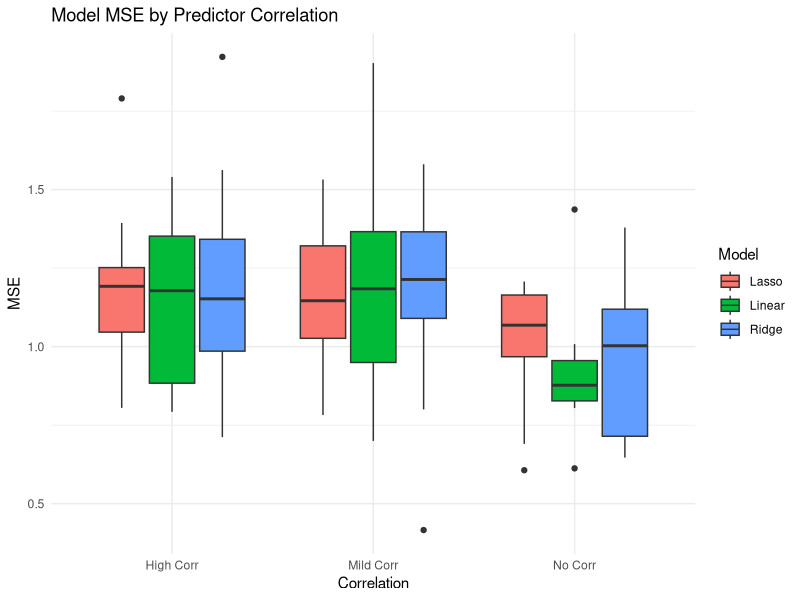

R code for this plot:
## ---- chunk 1
library(tidyverse)
library(glmnet)
library(broom)
set.seed(111)
## ---- chunk 2
generate_data <- function(n = 100, correlation = 0.0) {
  sigma <- matrix(c(1, correlation, correlation, 1), nrow = 2)
  predictors <- MASS::mvrnorm(n, mu = c(0, 0), Sigma = sigma)
  x1 <- predictors[, 1]
  x2 <- predictors[, 2]
  noise <- rnorm(n)
  y <- 0 * x1 + 4 * x2 + noise
  tibble(x1 = x1, x2 = x2, y = y)
}
## ---- chunk 3
correlations <- tibble(
  label = c("No Corr", "Mild Corr", "High Corr"),
  rho = c(0.0, 0.5, 0.99)
)

models <- c("Linear", "Ridge", "Lasso")

simulate_one <- function(df, model_name) {
  split <- initial_split(df, prop = 0.7)
  train <- training(split)
  test <- testing(split)
  x_train <- as.matrix(select(train, x1, x2))
  x_test <- as.matrix(select(test, x1, x2))
  y_train <- train$y
  y_test <- test$y

  fit <- switch(model_name,
    "Linear" = lm(y ~ x1 + x2, data = train),
    "Ridge" = glmnet(x_train, y_train, alpha = 0, lambda = 0.1),
    "Lasso" = glmnet(x_train, y_train, alpha = 1, lambda = 0.1)
  )

  preds <- if (model_name == "Linear") {
    predict(fit, newdata = test)
  } else {
    predict(fit, newx = x_test, s = ifelse(model_name == "Ridge", 1, 0.1))
  }

  mse <- mean((y_test - preds)^2)
  tibble(Model = model_name, MSE = mse)
}

library(rsample)

# Run models on each dataset
results <- correlations %>%
  mutate(simulations = map(rho, ~ replicate(10, generate_data(correlation = .x), simplify = FALSE))) %>%
  unnest(simulations) %>%
  mutate(results = map(simulations, ~ map_dfr(models, function(model) simulate_one(., model)))) %>%
  unnest(results)
## ---- chunk 4
summary <- results %>%
  group_by(Model, label) %>%
  summarise(
    Mean_MSE = mean(MSE),
    SD_MSE = sd(MSE),
    .groups = 'drop'
  )

summary
## ---- chunk 5
ggplot(results, aes(x = label, y = MSE, fill = Model)) +
  geom_boxplot() +
  labs(title = "Model MSE by Predictor Correlation", x = "Correlation", y = "MSE") +
  theme_minimal()
